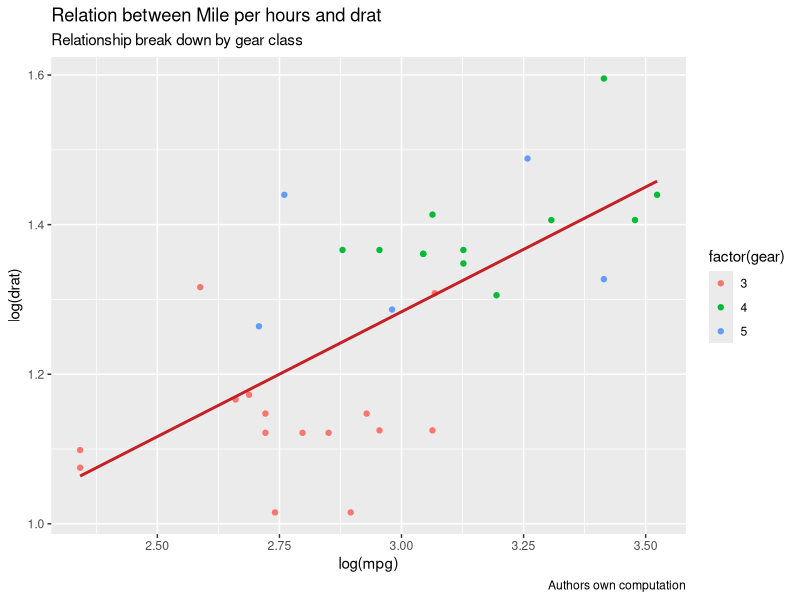

This chart was generated by the following R code:
library(ggplot2)

new_graph <- ggplot(mtcars, aes(x = log(mpg), y = log(drat))) +
  geom_point(aes(color = factor(gear))) +
  stat_smooth(method = "lm", col = "#C42126", se = FALSE, size = 1) +
  labs(
    title = "Relation between Mile per hours and drat",
    subtitle = "Relationship break down by gear class",
    caption = "Authors own computation"
  )

# Displaying the plot
print(new_graph)
